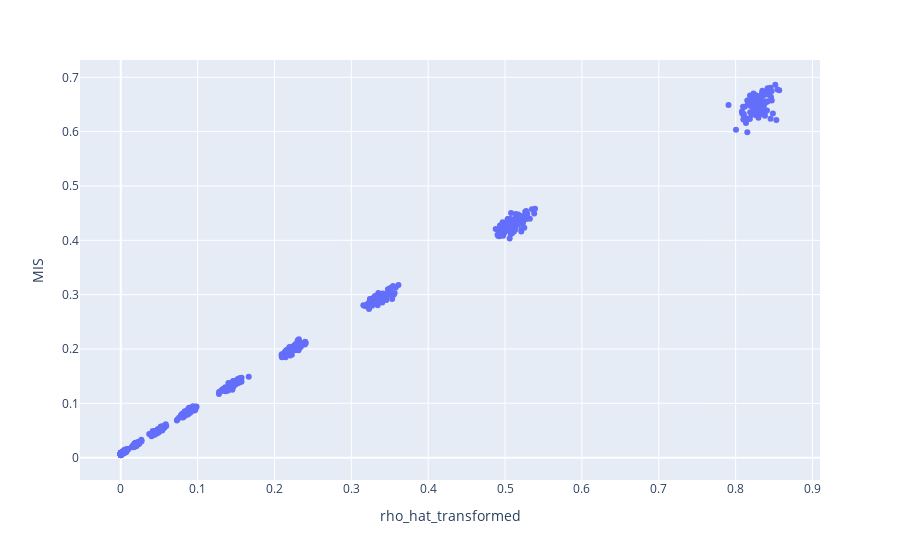

The cell this chart's notebook holds for it:
### Code cell
px.scatter(res_df, x="rho_hat_transformed", y="MIS")

### Figure 1 — Plotly figure (JSON) as saved in the notebook; plotly's stock layout.template omitted (floating-point values rounded to 4 significant figures; data arrays with more than 128 entries replaced by an {"elided": "..."} marker saying what was removed)
{"data": [{"hovertemplate": "rho_hat_transformed=%{x}<br>MIS=%{y}<extra></extra>", "legendgroup": "", "marker": {"color": "#636efa", "symbol": "circle"}, "mode": "markers", "name": "", "orientation": "v", "showlegend": false, "type": "scatter", "x": {"elided": "1000 float values"}, "xaxis": "x", "y": {"elided": "1000 float values"}, "yaxis": "y"}], "layout": {"legend": {"tracegroupgap": 0}, "margin": {"t": 60}, "xaxis": {"anchor": "y", "domain": [0, 1], "title": {"text": "rho_hat_transformed"}}, "yaxis": {"anchor": "x", "domain": [0, 1], "title": {"text": "MIS"}}}}
